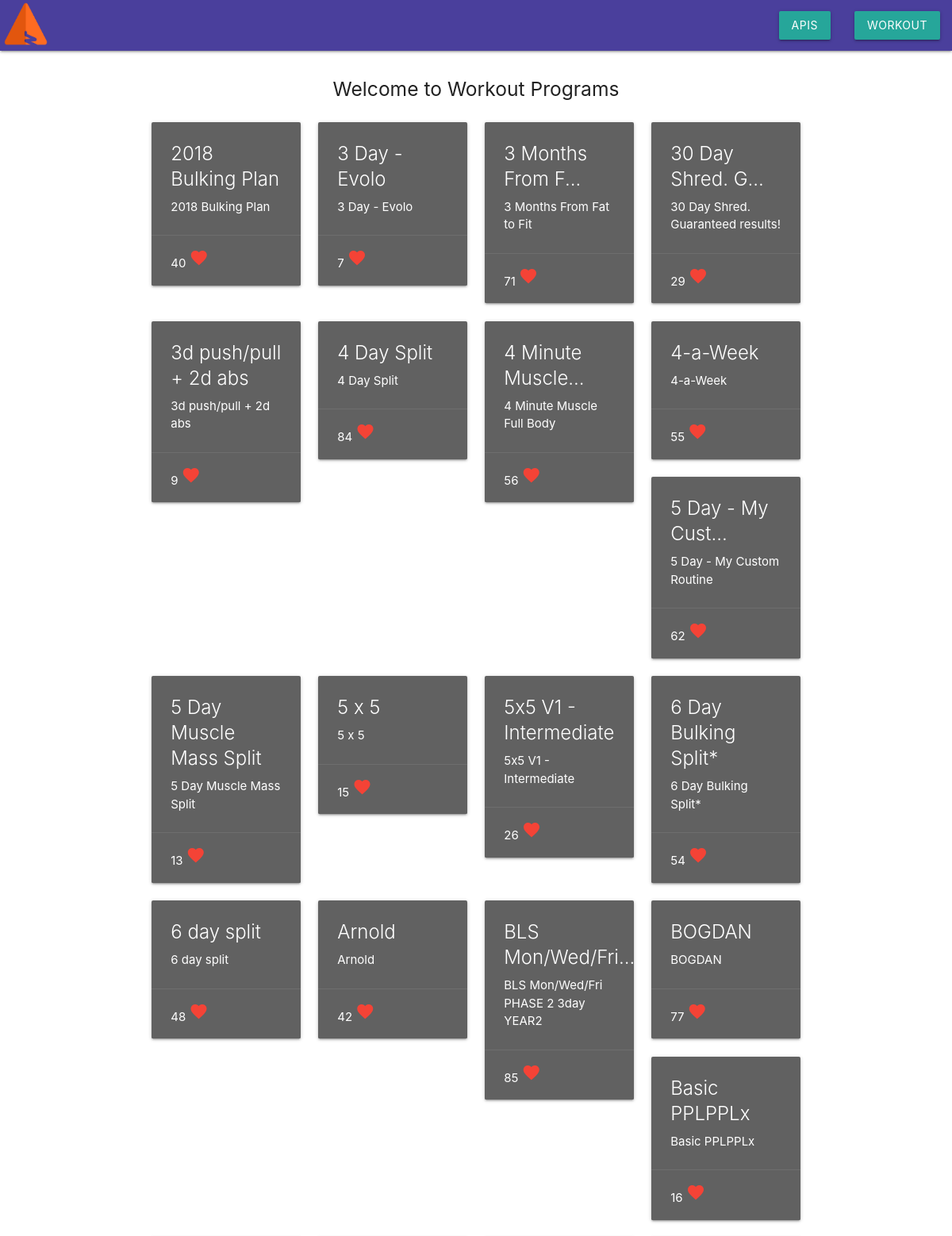
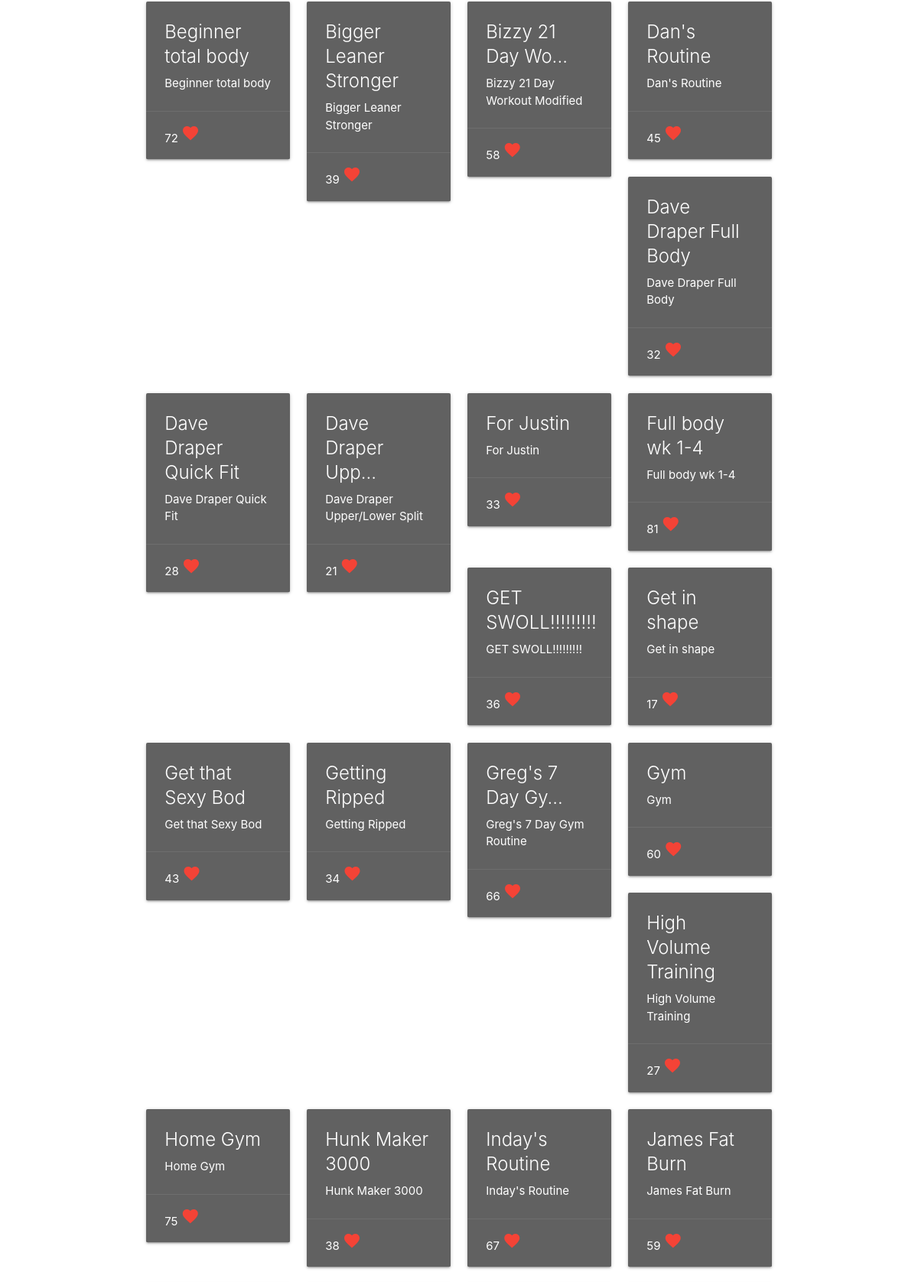
The page /workoutprograms (upper part) on the database its author committed (2 pictures, top to bottom).
### database/database.py (models this page shows, shortened)
class WorkoutPrograms(db.Model):
    id = db.Column(db.Integer, primary_key=True)
    name = db.Column(db.String(50)) # 4 weeks Beginner Program"
    bodyPart = db.Column(db.String(50)) # ": "FullBody",
    difficulty = db.Column(db.String(50)) # ": "Beginner",
    duration = db.Column(db.Integer) # ": "40",
    frequency = db.Column(db.Integer) # ": "4",
    previewLink = db.Column(db.String(250)) # ": "https://www.jefit.com/images/exercises/50_50/8.jpg",
    routine = db.Column(db.String(50)) # ": "None",
    shortDescription = db.Column(db.String(50)) # ": "Sample Beginner Program",
    type = db.Column(db.String(50)) # ": "Bulking",
    weeks = db.Column(db.Integer) # ": "4"
    activity_id = db.Column(db.Integer, db.ForeignKey(Activity.id), nullable=False)
    activity = db.relationship('Activity', backref='workoutprograms')

### app.py (the view)
@app.route('/workoutprograms')
def workoutprogam():
    try:
        list = dbsession.query(database.WorkoutPrograms).order_by(database.WorkoutPrograms.name).all()
    except NoResultFound:
        None
    return render_template('/woindex.html', wolist=list)

### templates/woindex.html
{% extends "layout.html" %}
{% block content %}
  <div class="container">
    <div class="section">
      <div class="row">
          <div class="row center col s12">
                <strong><h5 style="margin: 20px 0px 0px 0px;">Welcome to Workout Programs</h5></strong>
          </div>
        {%  for wo in wolist %}
            <div class="col s12 m6 l3">
                <div class="card grey darken-2 hoverable">
                    <div class="card-content white-text">
                        <span class="card-title">{{ wo.name  | truncate(18, true)}}</span>
                        <p>{{ wo.name | truncate(150, true) }}</p>
                    </div>
                    <div class="card-action">
                        <span class="badges white-text">{{wo.id}}</span>
                        <span class="badges red-text"><i class="material-icons">favorite</i></span>
                    </div>
                </div>
            </div>
          {% endfor %}
        </div>
    </div>
  </div>
{% endblock %}

### templates/layout.html (shortened to what this page needs)
<!DOCTYPE html>
<html>
<head>
    <link rel="stylesheet" href="https://cdnjs.cloudflare.com/ajax/libs/materialize/1.0.0-rc.2/css/materialize.min.css">
</head>
<body>
<div class="navbar-fixed">
    <nav style="background-color:#4a3f9c">
        <div class="nav-wrapper">
            <a href="{{ url_for('home') }}" class="left hide-on-med-and-down"><img
                    src="{{ url_for('static', filename='images/logo.png') }}"
                    style="height:60px; width:60px; padding-left: 5px; padding-top:2px; padding-bottom: 2px;"></a>
            <ul class="right hide-on-med-and-down">
                <li><a class='dropdown-trigger btn' href='#' data-target='dropdown2'>APIs</a></li>
                <li><a class='dropdown-trigger btn' href='#' data-target='dropdown1'>WorkOut</a></li>
            </ul>
        </div>
    </nav>
</div>
<div class="row">
    {% block content %}
    {% endblock %}
</div>
</body>
</html>

### rows shown on the page
WorkoutPrograms: name "2018 Bulking Plan", id "40"
WorkoutPrograms: name "3 Day - Evolo", id "7"
WorkoutPrograms: name "3 Months From F...", name "3 Months From Fat to Fit", id "71"
WorkoutPrograms: name "30 Day Shred. G...", name "30 Day Shred. Guaranteed results!", id "29"
WorkoutPrograms: name "3d push/pull + 2d abs", id "9"
WorkoutPrograms: name "4 Day Split", id "84"
WorkoutPrograms: name "4 Minute Muscle...", name "4 Minute Muscle Full Body", id "56"
WorkoutPrograms: name "4-a-Week", id "55"
WorkoutPrograms: name "5 Day - My Cust...", name "5 Day - My Custom Routine", id "62"
WorkoutPrograms: name "5 Day Muscle Mass Split", id "13"
WorkoutPrograms: name "5 x 5", id "15"
WorkoutPrograms: name "5x5 V1 - Intermediate", id "26"
WorkoutPrograms: name "6 Day Bulking Split*", id "54"
WorkoutPrograms: name "6 day split", id "48"
WorkoutPrograms: name "Arnold", id "42"
WorkoutPrograms: name "BLS Mon/Wed/Fri...", name "BLS Mon/Wed/Fri PHASE 2 3day YEAR2", id "85"
WorkoutPrograms: name "BOGDAN", id "77"
WorkoutPrograms: name "Basic PPLPPLx", id "16"
WorkoutPrograms: name "Beginner total body", id "72"
WorkoutPrograms: name "Bigger Leaner Stronger", id "39"
WorkoutPrograms: name "Bizzy 21 Day Wo...", name "Bizzy 21 Day Workout Modified", id "58"
WorkoutPrograms: name "Dan's Routine", id "45"
WorkoutPrograms: name "Dave Draper Full Body", id "32"
WorkoutPrograms: name "Dave Draper Quick Fit", id "28"
WorkoutPrograms: name "Dave Draper Upp...", name "Dave Draper Upper/Lower Split", id "21"
WorkoutPrograms: name "For Justin", id "33"
WorkoutPrograms: name "Full body wk 1-4", id "81"
WorkoutPrograms: name "GET SWOLL!!!!!!!!!", id "36"
WorkoutPrograms: name "Get in shape", id "17"
WorkoutPrograms: name "Get that Sexy Bod", id "43"
WorkoutPrograms: name "Getting Ripped", id "34"
WorkoutPrograms: name "Greg's 7 Day Gy...", name "Greg's 7 Day Gym Routine", id "66"
WorkoutPrograms: name "Gym", id "60"
WorkoutPrograms: name "High Volume Training", id "27"
WorkoutPrograms: name "Home Gym", id "75"
WorkoutPrograms: name "Hunk Maker 3000", id "38"
WorkoutPrograms: name "Inday's Routine", id "67"
WorkoutPrograms: name "James Fat Burn", id "59"
